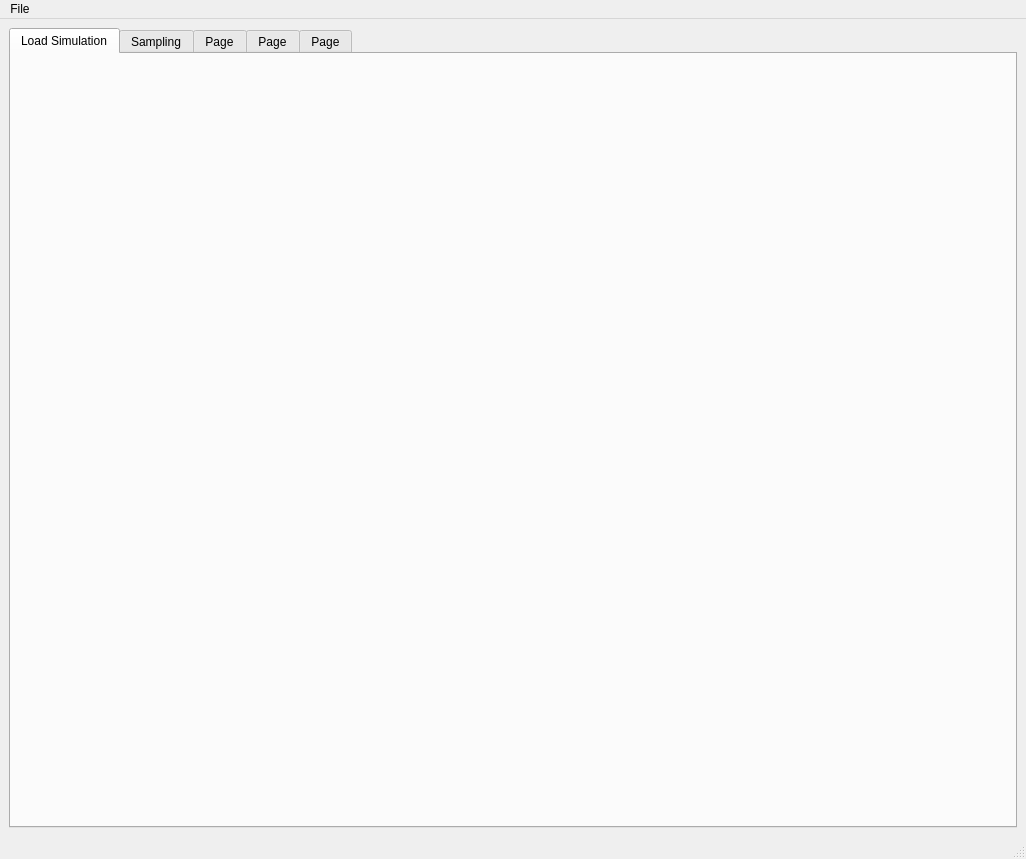
<?xml version="1.0" encoding="UTF-8"?>
<ui version="4.0">
 <class>MainWindow</class>
 <widget class="QMainWindow" name="MainWindow">
  <property name="geometry">
   <rect>
    <x>0</x>
    <y>0</y>
    <width>1026</width>
    <height>859</height>
   </rect>
  </property>
  <property name="sizePolicy">
   <sizepolicy hsizetype="Preferred" vsizetype="Preferred">
    <horstretch>0</horstretch>
    <verstretch>0</verstretch>
   </sizepolicy>
  </property>
  <property name="windowTitle">
   <string>MainWindow</string>
  </property>
  <property name="windowIcon">
   <iconset resource="../../resources/icons.qrc">
    <normaloff>:/mainwindow/metacontrol_icon.svg</normaloff>:/mainwindow/metacontrol_icon.svg</iconset>
  </property>
  <property name="whatsThis">
   <string/>
  </property>
  <property name="styleSheet">
   <string notr="true"/>
  </property>
  <property name="dockOptions">
   <set>QMainWindow::AllowTabbedDocks|QMainWindow::AnimatedDocks</set>
  </property>
  <widget class="QWidget" name="centralwidget">
   <property name="sizePolicy">
    <sizepolicy hsizetype="Expanding" vsizetype="Preferred">
     <horstretch>0</horstretch>
     <verstretch>0</verstretch>
    </sizepolicy>
   </property>
   <property name="autoFillBackground">
    <bool>true</bool>
   </property>
   <layout class="QGridLayout" name="gridLayout">
    <item row="0" column="0">
     <widget class="QTabWidget" name="tabMainWidget">
      <property name="sizePolicy">
       <sizepolicy hsizetype="Preferred" vsizetype="Preferred">
        <horstretch>0</horstretch>
        <verstretch>0</verstretch>
       </sizepolicy>
      </property>
      <property name="font">
       <font>
        <pointsize>9</pointsize>
       </font>
      </property>
      <property name="styleSheet">
       <string notr="true">QTabWidget::setTabIcon(0, QIcon('Screenshot.png'))</string>
      </property>
      <property name="tabPosition">
       <enum>QTabWidget::North</enum>
      </property>
      <property name="tabShape">
       <enum>QTabWidget::Rounded</enum>
      </property>
      <property name="currentIndex">
       <number>0</number>
      </property>
      <property name="tabsClosable">
       <bool>false</bool>
      </property>
      <widget class="QWidget" name="simulationTab">
       <property name="enabled">
        <bool>true</bool>
       </property>
       <property name="styleSheet">
        <string notr="true"/>
       </property>
       <attribute name="title">
        <string>Load Simulation</string>
       </attribute>
      </widget>
      <widget class="QWidget" name="samplingTab">
       <property name="enabled">
        <bool>true</bool>
       </property>
       <attribute name="title">
        <string>Sampling</string>
       </attribute>
      </widget>
      <widget class="QWidget" name="tab_3">
       <property name="enabled">
        <bool>true</bool>
       </property>
       <attribute name="title">
        <string>Page</string>
       </attribute>
      </widget>
      <widget class="QWidget" name="tab_4">
       <property name="enabled">
        <bool>true</bool>
       </property>
       <attribute name="title">
        <string>Page</string>
       </attribute>
      </widget>
      <widget class="QWidget" name="tab_5">
       <property name="enabled">
        <bool>true</bool>
       </property>
       <attribute name="title">
        <string>Page</string>
       </attribute>
      </widget>
     </widget>
    </item>
   </layout>
  </widget>
  <widget class="QMenuBar" name="menubar">
   <property name="geometry">
    <rect>
     <x>0</x>
     <y>0</y>
     <width>1026</width>
     <height>21</height>
    </rect>
   </property>
   <widget class="QMenu" name="menuFile">
    <property name="title">
     <string>File</string>
    </property>
    <addaction name="actionOpen"/>
    <addaction name="actionSave"/>
    <addaction name="actionSave_As"/>
   </widget>
   <addaction name="menuFile"/>
  </widget>
  <widget class="QStatusBar" name="statusbar"/>
  <action name="actionOpen">
   <property name="icon">
    <iconset resource="../../resources/icons.qrc">
     <normaloff>:/sampling/open_icon.svg</normaloff>:/sampling/open_icon.svg</iconset>
   </property>
   <property name="text">
    <string>Open</string>
   </property>
   <property name="toolTip">
    <string>Opens a .mtc file</string>
   </property>
   <property name="shortcut">
    <string>Ctrl+O</string>
   </property>
  </action>
  <action name="actionSave">
   <property name="icon">
    <iconset resource="../../resources/icons.qrc">
     <normaloff>:/sampling/save_icon.svg</normaloff>:/sampling/save_icon.svg</iconset>
   </property>
   <property name="text">
    <string>Save</string>
   </property>
   <property name="shortcut">
    <string>Ctrl+S</string>
   </property>
  </action>
  <action name="actionSave_As">
   <property name="text">
    <string>Save As...</string>
   </property>
  </action>
 </widget>
 <tabstops>
  <tabstop>tabMainWidget</tabstop>
 </tabstops>
 <resources>
  <include location="../../resources/icons.qrc"/>
 </resources>
 <connections/>
</ui>
